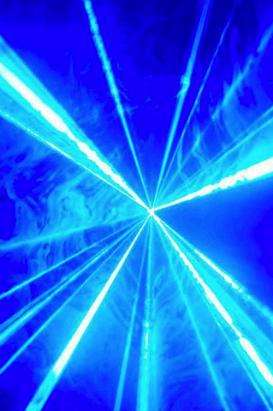
#> input picture LarisaThorne15112LaserCutterFINAL/Code/WelcomeImage1.gif, 273 x 411 px
$ python -i LaserCutterFINAL.py   (imports and definitions only)
#> lines starting #> are read from the running program, lines starting #| are printed output that depends on the picture
# TERM PROJECT: Laser Cutter
# Software accompanying laser cutter
# Larisa Thorne (lthorne), Section A
# 2015-12-09


""" VERSION 15:
        (1) Fixed Arduino path problems
        (2) Change time display (est)
        (3) Allow to select if want to use saved path
        (4) Catches images with non- black/white pixels
"""

import sys
import os
import PIL.Image
import PIL.ImageDraw
from PIL import ImageTk
from tkinter import filedialog
from tkinter import *
import tkinter.messagebox
import serial, time
import random

# Class for properties of each pixel in GIF loaded:
class PixelCell(object):

    # [6 lines left out: function __init__, not called in this run]


    def __repr__(self):
        return "PixelCell((%d,%d),color=%s) \n" % (self.row,self.col,self.color)


    # [12 lines left out: function draw, not called in this run]


# Class for relaying position movements to Arduino (via serial)
class SerialComm(object):

    # [139 lines left out: functions __init__, stripCoords, getRelPixelPath, updatePixelColor, move, init and 5 more, not called in this run]


def welcomeScreenMousePressed(event, data):
    pass


def welcomeScreenKeyPressed(event, data):
    pass


def welcomeScreenTimerFired(data):
    randomIndex = random.randint(0,5)
    data.welcomePhoto = data.welcomeImages[randomIndex] # Pick random image


# [117 lines left out: functions welcomeScreenRedrawAll, mainProgramInit, loadImages, not called in this run]


def loadPixelValues(data):
    # Looking at pixel colors
    data.pixelColorList = [[None]*data.imDim[1] for i in range(data.imDim[0])]
    data.visited = [[False]*data.imDim[1] for i in range(data.imDim[0])]
    RGBIm = data.imageToDisplay.convert('RGB')

    for i in range(data.imDim[0]):
        for j in range(data.imDim[1]):
            r, g, b = RGBIm.getpixel((i,j))
            data.pixelColorList[i][j] = (r,g,b)
            if ((r,g,b) == (0,0,0)):
                data.blackPixelLoc.append((i,j))
            # Check for other colors:
            elif ((r,g,b) != (255,255,255)):
                tkinter.messagebox.showinfo("Warning", str("Please select a "
                        + "black and white image, only."))
                mainProgramInit(data, canvas)

    data.readyToLoadImage = True


# [200 lines left out: functions resizeImages, createPixelColorList, createPixelPath, getPixelPath, isLegal, readFileReformat and 5 more, not called in this run]


def mainProgramMousePressed(event, data):
    pass


def mainProgramKeyPressed(event, data):
    pass


# [271 lines left out: functions mainProgramTimerFired, mainProgramRedrawAll, run, not called in this run]


# [1 line not run here, left out]

>>> import cv2
>>> picture = cv2.imread('WelcomeImage1.gif', cv2.IMREAD_GRAYSCALE)
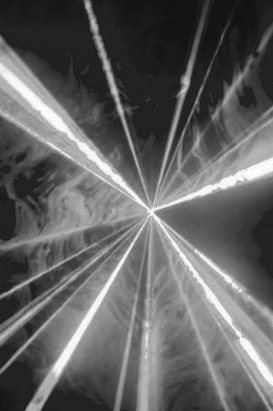
#> picture: shape (411, 273); min 18, max 255, mean 97.7
#> (the run stopped early here; a loop or call above may not have finished)
